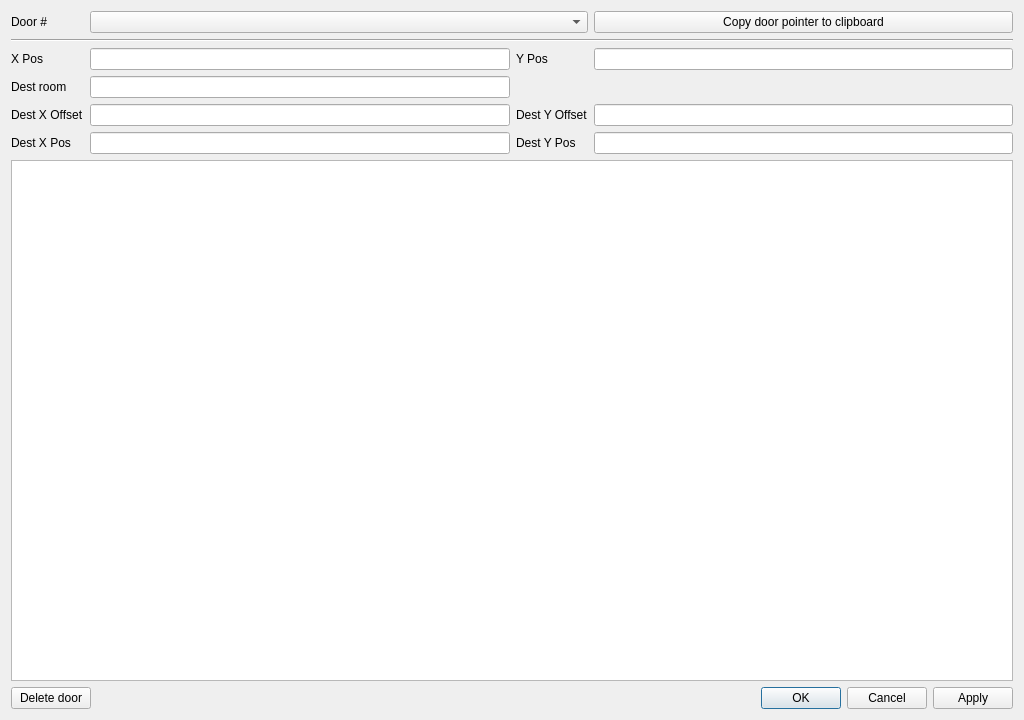
<?xml version="1.0" encoding="UTF-8"?>
<ui version="4.0">
 <class>DoorEditor</class>
 <widget class="QDialog" name="DoorEditor">
  <property name="geometry">
   <rect>
    <x>0</x>
    <y>0</y>
    <width>1024</width>
    <height>720</height>
   </rect>
  </property>
  <property name="windowTitle">
   <string>Door Editor</string>
  </property>
  <layout class="QVBoxLayout" name="verticalLayout">
   <item>
    <layout class="QGridLayout" name="gridLayout">
     <item row="5" column="1">
      <widget class="QLineEdit" name="dest_x_2"/>
     </item>
     <item row="6" column="3">
      <widget class="QLineEdit" name="dest_y"/>
     </item>
     <item row="6" column="1">
      <widget class="QLineEdit" name="dest_x"/>
     </item>
     <item row="3" column="0">
      <widget class="QLabel" name="label_7">
       <property name="text">
        <string>X Pos</string>
       </property>
      </widget>
     </item>
     <item row="0" column="3">
      <widget class="QPushButton" name="copy_door_pointer">
       <property name="text">
        <string>Copy door pointer to clipboard</string>
       </property>
      </widget>
     </item>
     <item row="6" column="2">
      <widget class="QLabel" name="label_2">
       <property name="text">
        <string>Dest Y Pos</string>
       </property>
      </widget>
     </item>
     <item row="0" column="1" colspan="2">
      <widget class="QComboBox" name="door_index"/>
     </item>
     <item row="3" column="2">
      <widget class="QLabel" name="label_8">
       <property name="text">
        <string>Y Pos</string>
       </property>
      </widget>
     </item>
     <item row="6" column="0">
      <widget class="QLabel" name="label">
       <property name="text">
        <string>Dest X Pos</string>
       </property>
      </widget>
     </item>
     <item row="0" column="0">
      <widget class="QLabel" name="label_10">
       <property name="text">
        <string>Door #</string>
       </property>
      </widget>
     </item>
     <item row="3" column="1">
      <widget class="QLineEdit" name="x_pos"/>
     </item>
     <item row="5" column="2">
      <widget class="QLabel" name="label_4">
       <property name="text">
        <string>Dest Y Offset</string>
       </property>
      </widget>
     </item>
     <item row="3" column="3">
      <widget class="QLineEdit" name="y_pos"/>
     </item>
     <item row="4" column="1">
      <widget class="QLineEdit" name="dest_room"/>
     </item>
     <item row="5" column="0">
      <widget class="QLabel" name="label_3">
       <property name="text">
        <string>Dest X Offset</string>
       </property>
      </widget>
     </item>
     <item row="4" column="0">
      <widget class="QLabel" name="label_5">
       <property name="text">
        <string>Dest room</string>
       </property>
      </widget>
     </item>
     <item row="5" column="3">
      <widget class="QLineEdit" name="dest_y_2"/>
     </item>
     <item row="2" column="0" colspan="4">
      <widget class="Line" name="line">
       <property name="orientation">
        <enum>Qt::Horizontal</enum>
       </property>
      </widget>
     </item>
    </layout>
   </item>
   <item>
    <widget class="QGraphicsView" name="dest_room_graphics_view"/>
   </item>
   <item>
    <layout class="QHBoxLayout" name="horizontalLayout">
     <item>
      <widget class="QPushButton" name="delete_door_button">
       <property name="text">
        <string>Delete door</string>
       </property>
      </widget>
     </item>
     <item>
      <widget class="QDialogButtonBox" name="buttonBox">
       <property name="standardButtons">
        <set>QDialogButtonBox::Apply|QDialogButtonBox::Cancel|QDialogButtonBox::Ok</set>
       </property>
      </widget>
     </item>
    </layout>
   </item>
  </layout>
 </widget>
 <resources/>
 <connections/>
</ui>
